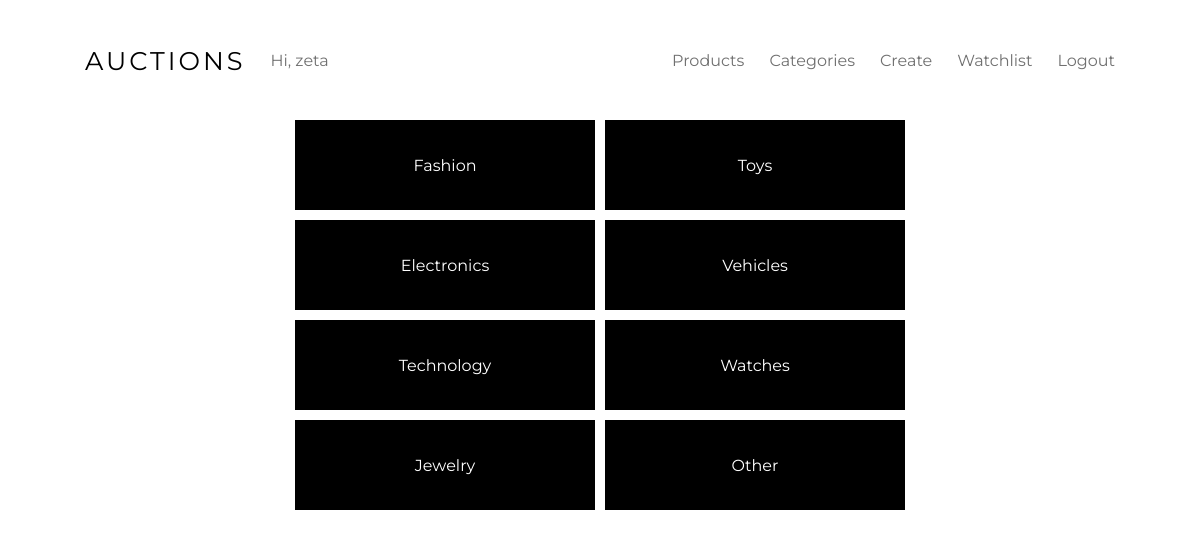
Page /categories (signed in) on the committed database.
### auctions/models.py (models this page shows, shortened)
class Categories(models.Model):
    title = models.TextField()

### auctions/views.py (the view)
# urls.py: path('categories', views.view_categories, name="view_categories"),
def view_categories(request):
    categories = [element[1] for element in list(Categories.objects.all().values_list())]
    contexto = {
        "name": 'Categories',
        "tipos": categories
    }
    return render(request, 'categories.html', contexto)

### auctions/templates/categories.html
{% extends 'layout/base.html' %}
{% block body %}
    <div
    class="center"
    style="
        max-width: 100%;
        width: 700px;
        margin: 0 auto;
        display: flex;
        justify-content: center;
        align-items: center;
        flex-wrap: wrap;
        gap: 10px;"
    >
    {% for categoria in tipos %}
        <a href="/categories/{{ categoria }}">
            <div style="
            width: 300px;
            height: 90px;
            background: black;
            color: white;
            display: flex;
            justify-content: center;
            align-items: center;">{{ categoria }}</div>
        </a>
    {% endfor %}
    </div>
{% endblock%}

### auctions/templates/layout/base.html (shortened to what this page needs)
{% load static %}
<!DOCTYPE html>
<html lang="en">
<head>
    <link rel="stylesheet" href="{% static 'css/styles.css' %}">
</head>
<body>
    <header>
        <nav>
            <ul>
                <li><a href="{% url 'index' %}" class="title">Auctions</a></li>
                {% if user.is_authenticated %}
                    <li><a href="" class="user">Hi, {{ user }}</a></li>
                {% endif %}
            </ul>
            <ul>
                <li><a href="{% url 'index' %}">Products</a></li>
                <li><a href="{% url 'view_categories' %}">Categories</a></li>
                {% if user.is_authenticated %}
                    <li><a href="{% url 'view_create_offer' %}">Create</a></li>
                    <li><a href="{% url 'view_watchlist' %}">Watchlist</a></li>
                    <li><a href="{% url 'logout' %}">Logout</a></li>
                {% else %}
                    <li><a href="{% url 'login' %}">Login</a></li>
                    <li><a href="{% url 'register' %}">Register</a></li>
                {% endif %}
            </ul>
        </nav>
    </header>
    {% block body %}
    {% endblock %}
</body>
</html>

### auctions/static/css/styles.css (style rules this page uses)
* { padding:0;margin:0;text-decoration:none;-webkit-box-sizing:border-box;box-sizing:border-box }
body { font-family:"Montserrat",sans-serif;margin-bottom:4rem;position:relative }
header { width:100%;height:120px;display:-webkit-box;display:-ms-flexbox;display:flex;-webkit-box-align:center;-ms-flex-align:center;align-items:center;-ms-flex-wrap:wrap;flex-wrap:wrap;padding:0 5rem;z-index:999999999 }
header nav { width:100%;display:-webkit-box;display:-ms-flexbox;display:flex;-ms-flex-wrap:wrap;flex-wrap:wrap;-webkit-box-pack:justify;-ms-flex-pack:justify;justify-content:space-between;-webkit-box-align:center;-ms-flex-align:center;align-items:center;z-index:999999999 }
header nav ul { display:-webkit-box;display:-ms-flexbox;display:flex;list-style:none;-webkit-box-align:center;-ms-flex-align:center;align-items:center;-ms-flex-wrap:wrap;flex-wrap:wrap;gap:15px }
header nav ul li a { padding:5px;cursor:pointer;color:rgb(112,112,112) }
header nav ul .title { color:black;font-size:1.6em;letter-spacing:3px;text-transform:uppercase }
header nav ul .user { color:rgb(112,112,112) }

### rows in the picture
Categories: tipos "Fashion"
Categories: tipos "Toys"
Categories: tipos "Electronics"
Categories: tipos "Vehicles"
Categories: tipos "Technology"
Categories: tipos "Watches"
Categories: tipos "Jewelry"
Categories: tipos "Other"

### other values in the picture
{{ user }} "zeta"
